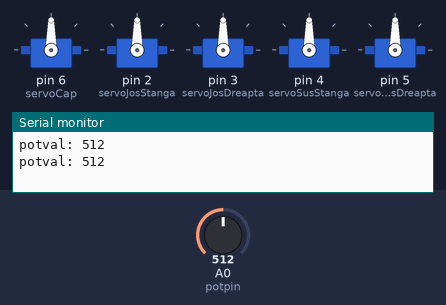
This sketch was run on a simulated Arduino Uno, built with avr-gcc and run on an emulated ATmega328P. Shown: 5 × servo, the last lines printed to the serial monitor. The inputs (shaded band) are chosen by the test bench; at power-on: A0 (potpin) = 512.

Above: at 2.8 s.
2.9 s: A0 (potpin) set to 125
At 4.25 s:
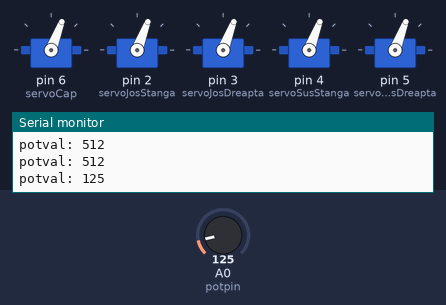
At 4.9 s:
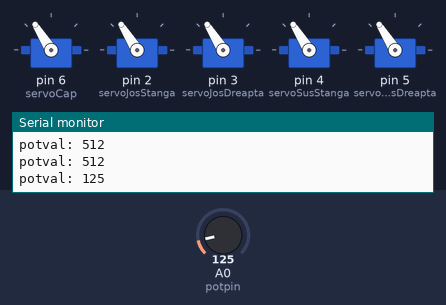
6.4 s: A0 (potpin) set to 306
Timing chart, 0 to 15.9 s (numbered marks = the images above; inputs shaded):
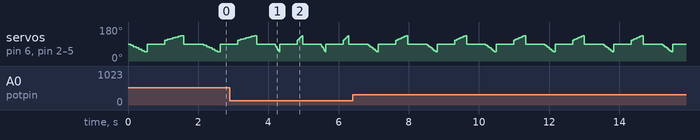

Measured:
- by itself, servo on pin 6 (servoCap), servo on pin 2 (servoJosStanga), servo on pin 3 (servoJosDreapta), servo on pin 4 (servoSusStanga), servo on pin 5 (servoSusDreapta): repeats every 1.7 s: 76° 0.05 s, 69° 0.05 s, 62° 0.05 s, 55° 0.05 s, 48° 0.05 s, 90° 0.50 s, 110° 0.05 s, 114° 0.05 s, 118° 0.05 s, 122° 0.05 s, 126° 0.05 s, 130° 0.05 s, 134° 0.05 s, 90° 0.55 s, 83° 0.05 s

The sketch:

servo_cat.ino
```cpp
#include <Servo.h>

Servo servoCap;
Servo servoJosStanga;
Servo servoJosDreapta;
Servo servoSusStanga;
Servo servoSusDreapta;
int const potpin = A0;
int potval;

void setup()
{
  servoCap.attach(6);
  servoJosStanga.attach(2);
  servoJosDreapta.attach(3);
  servoSusStanga.attach(4);
  servoSusDreapta.attach(5);
  Serial.begin(9600);
}

void loop()
{
  potval = analogRead(potpin);
  Serial.print("potval: ");
  Serial.println(potval);

  int delayTime = map(potval, 0, 1023, 5, 150);

  for (int angle = 90; angle >= 45; angle -= 7) {
    servoCap.write(angle);
    servoJosStanga.write(angle);
    servoJosDreapta.write(angle);
    servoSusStanga.write(angle);
    servoSusDreapta.write(angle);
    delay(delayTime);
  }

  servoCap.write(90);
  servoJosStanga.write(90);
  servoJosDreapta.write(90);
  servoSusStanga.write(90);
  servoSusDreapta.write(90);
  delay(500);

  for (int angle = 110; angle <= 135; angle += 4) {
    servoCap.write(angle);
    servoJosStanga.write(angle);
    servoJosDreapta.write(angle);
    servoSusStanga.write(angle);
    servoSusDreapta.write(angle);
    delay(delayTime);
  }

  servoCap.write(90);
  servoJosStanga.write(90);
  servoJosDreapta.write(90);
  servoSusStanga.write(90);
  servoSusDreapta.write(90);
  delay(500);
}
```
